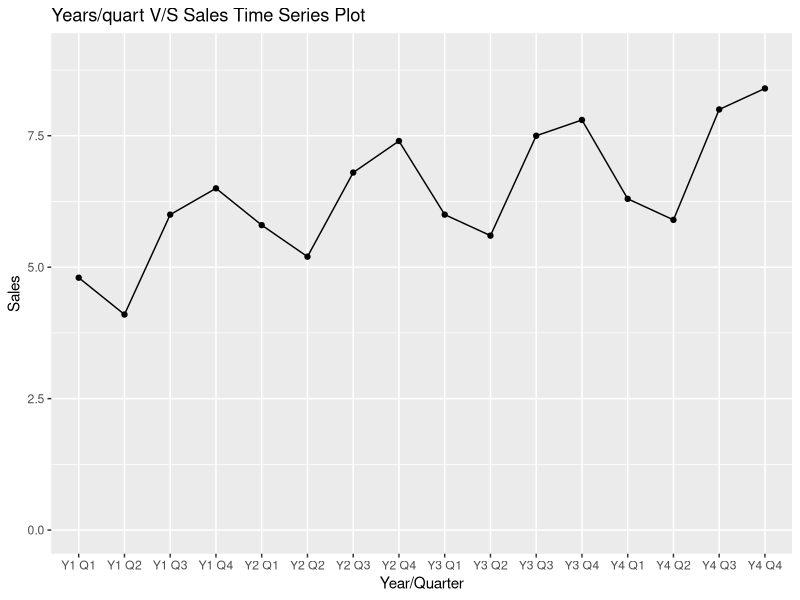

R code for this plot:
                                  # Page no. : 823 - 824

# Seasonality and Trend

year_quart <- c("Y1 Q1", "Y1 Q2", "Y1 Q3", "Y1 Q4", "Y2 Q1", "Y2 Q2", "Y2 Q3", "Y2 Q4", "Y3 Q1", 
                "Y3 Q2", "Y3 Q3", "Y3 Q4", "Y4 Q1", "Y4 Q2", "Y4 Q3", "Y4 Q4")
# Years and Quarters
sales <- c(4.8, 4.1, 6.0, 6.5, 5.8, 5.2, 6.8, 7.4, 6.0, 5.6, 7.5, 7.8, 6.3, 5.9, 8.0, 8.4)

DF <- data.frame(year_quart, sales)

# Install Library if not installed

# install.packages("gpplot2")

# Import Library

library(ggplot2)

ggplot(DF,aes(year_quart,sales, group = 1)) + geom_line() + geom_point() + ylim(c(0.0,9.0)) +
  labs(title = "Years/quart V/S Sales Time Series Plot", x = "Year/Quarter", y = "Sales")

q1 <- c(1,0,0,0,1,0,0,0,1,0,0,0,1,0,0,0)
q2 <- c(0,1,0,0,0,1,0,0,0,1,0,0,0,1,0,0)
q3 <- c(0,0,1,0,0,0,1,0,0,0,1,0,0,0,1,0)
period <- c(1:16)

DF <- cbind(DF,q1,q2,q3,period)

regressor <- lm(sales ~ q1 + q2 + q3 + period, data = DF)
summary(regressor)

b0 <- regressor$coefficients[1]
b1 <- regressor$coefficients[2]
b2 <- regressor$coefficients[3]
b3 <- regressor$coefficients[4]
b4 <- regressor$coefficients[5]

cat("Equation is sales = ",b0,"+",b1,"Qtr1 +",b2,"Qtr2 +",b3,"Qtr3 +",b4,"t")
